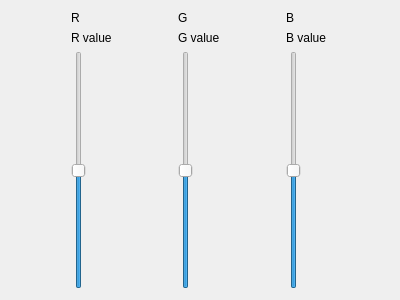
<?xml version="1.0" encoding="UTF-8"?>
<ui version="4.0">
 <class>RGBSliders</class>
 <widget class="QDialog" name="RGBSliders">
  <property name="geometry">
   <rect>
    <x>0</x>
    <y>0</y>
    <width>400</width>
    <height>300</height>
   </rect>
  </property>
  <property name="windowTitle">
   <string>Dialog</string>
  </property>
  <layout class="QVBoxLayout" name="verticalLayout_4">
   <item>
    <layout class="QHBoxLayout" name="horizontalLayout">
     <item>
      <layout class="QVBoxLayout" name="verticalLayout">
       <item>
        <widget class="QLabel" name="labelR">
         <property name="text">
          <string>R</string>
         </property>
        </widget>
       </item>
       <item>
        <widget class="QLabel" name="labelValueR">
         <property name="text">
          <string>R value</string>
         </property>
        </widget>
       </item>
       <item>
        <widget class="QSlider" name="sliderR">
         <property name="minimum">
          <number>-100</number>
         </property>
         <property name="maximum">
          <number>100</number>
         </property>
         <property name="orientation">
          <enum>Qt::Vertical</enum>
         </property>
        </widget>
       </item>
      </layout>
     </item>
     <item>
      <layout class="QVBoxLayout" name="verticalLayout_2">
       <item>
        <widget class="QLabel" name="labelG">
         <property name="text">
          <string>G</string>
         </property>
        </widget>
       </item>
       <item>
        <widget class="QLabel" name="labelValueG">
         <property name="text">
          <string>G value</string>
         </property>
        </widget>
       </item>
       <item>
        <widget class="QSlider" name="sliderG">
         <property name="minimum">
          <number>-100</number>
         </property>
         <property name="maximum">
          <number>100</number>
         </property>
         <property name="orientation">
          <enum>Qt::Vertical</enum>
         </property>
        </widget>
       </item>
      </layout>
     </item>
     <item>
      <layout class="QVBoxLayout" name="verticalLayout_3">
       <item>
        <widget class="QLabel" name="labelB">
         <property name="text">
          <string>B</string>
         </property>
        </widget>
       </item>
       <item>
        <widget class="QLabel" name="labelValueB">
         <property name="text">
          <string>B value</string>
         </property>
        </widget>
       </item>
       <item>
        <widget class="QSlider" name="sliderB">
         <property name="minimum">
          <number>-100</number>
         </property>
         <property name="maximum">
          <number>100</number>
         </property>
         <property name="value">
          <number>0</number>
         </property>
         <property name="sliderPosition">
          <number>0</number>
         </property>
         <property name="tracking">
          <bool>true</bool>
         </property>
         <property name="orientation">
          <enum>Qt::Vertical</enum>
         </property>
         <property name="invertedAppearance">
          <bool>false</bool>
         </property>
         <property name="invertedControls">
          <bool>false</bool>
         </property>
        </widget>
       </item>
      </layout>
     </item>
    </layout>
   </item>
  </layout>
 </widget>
 <resources/>
 <connections/>
</ui>
